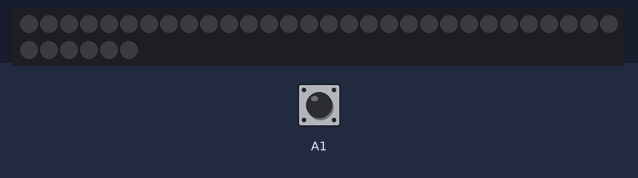
A sketch run on a simulated Arduino Mega 2560, built with avr-gcc and run on an emulated ATmega2560. On the bench: 36 RGB LEDs in strip order, left to right, continuing on the next row. Inputs (shaded band) come from the test bench; at power-on: A1 HIGH. Dim RGB values are drawn brighter than linear; random numbers use the default seed unless the sketch sets one.

Above: at 1.2 s.
1.3 s: A1 pulled LOW for 0.15 s
At 3.2 s:
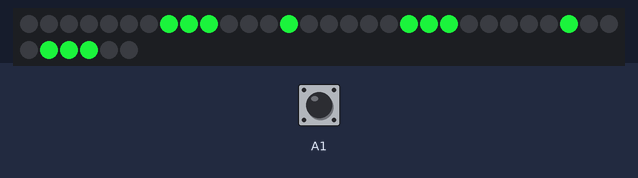
4.3 s: A1 pulled LOW for 3.2 s
At 8.8 s:
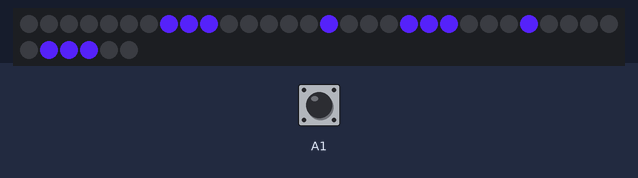
9.0 s: A1 pulled LOW for 1 s
At 11.0 s:
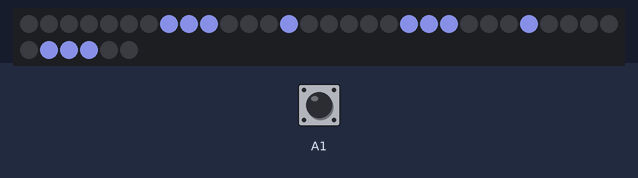
12.0 s: A1 pulled LOW for 0.15 s
At 13.98 s:
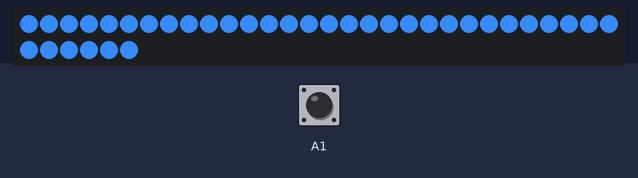
15.0 s: A1 pulled LOW for 3.2 s
At 15.96 s:
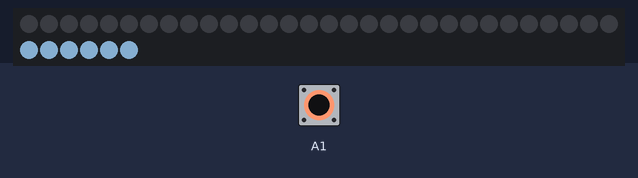
19.7 s: A1 pulled LOW for 0.15 s
At 20.6 s:
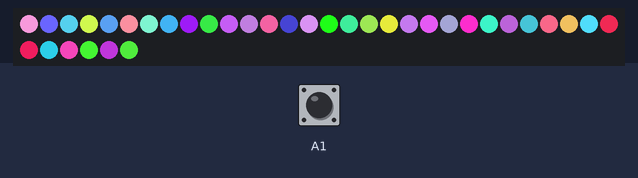

Measured:
- after the input at 1.3 s, the LEDs: first change at once (image 1 shows a later state)
- after the input at 4.3 s, the LEDs: first change at once (image 2 shows a later state)
- after the input at 9.0 s, the LEDs: first change at once (image 3 shows a later state)
- after the input at 12.0 s, the LEDs: first change at once (image 4 shows a later state)
- after the input at 15.0 s, the LEDs: first change at once (image 5 shows a later state)
- after the input at 19.7 s, the LEDs: change at once (image 6)
- what the display in image 5 shows lasts 0.4 s, from 15.8 s to 16.2 s

The sketch:

dice.ino
```cpp
#include "FastLED.h"

/* ********************************************************************************************************
 *  Config
 ******************************************************************************************************** */
#define NUM_LEDS            36
#define DATA_PIN            3
int ANIMATION_DELAY         = 50;

CRGB leds[NUM_LEDS];

/* ********************************************************************************************************
 *    Pin Out
 * ********************************************************************************************************
 *    A1 .................... Button (to GND)
 *    D3 .................... LED Data Line
 *
 * ****************************************************************************************************** */

void setup() {
  pinMode(A1, INPUT_PULLUP);
  FastLED.addLeds<WS2812B, DATA_PIN, GRB>(leds, NUM_LEDS);
}

void loop() {
  if(digitalRead(A1) == 0) {
    runSpin();
  }
}

// ********************************************************************************************************
CRGB randomColor() {
  return CRGB( random(20, 255), random(20, 255), random(20, 255) );
}

void runSpin() {
  // Play a random animation
  switch(random(1, 11)) {
    case 1: spinAnimation1(); break;
    case 2: spinAnimation2(); break;
    case 3: spinAnimation3(); break;
    case 4: spinAnimation4(); break;
    case 5: spinAnimation5(); break;
    case 6: spinAnimation6(); break;
    case 7: spinAnimation7(); break;
    case 8: spinAnimation8(); break;
    case 9: spinAnimation9(); break;
    case 10: spinAnimation10(); break;
    /*
    case 11: spinAnimation11(); break;
    case 12: spinAnimation12(); break;
    case 13: spinAnimation13(); break;
    case 14: spinAnimation14(); break;
    */
    default: spinAnimation1(); break;
  }

  // Render the number
  renderNumber(random(1, 7));

  // Hack for easy debouncing
  delay(75);
}

void clearDisplay() {
  for(int i = 0; i < NUM_LEDS; i++) {
    leds[i] = CRGB(0, 0, 0);
  }
}

void renderNumber(int number) {
  if(number == 1) {
    one();
  }
  else if(number == 2) {
    two();
  }
  else if(number == 3) {
    three();
  }
  else if(number == 4) {
    four();
  }
  else if(number == 5) {
    five();
  }
  else if(number == 6) {
    six();
  }
  else {

  }
}

void one() {
  clearDisplay();
  short pins[] = {33,32,26,20,14,8,9,7};
  colorArray(pins, 8, ANIMATION_DELAY/2, randomColor());

  delay(250);
}

void two() {
  clearDisplay();
  short pins[] = {33,32,31,25,19,20,21,15,9,8,7};
  colorArray(pins, 11, ANIMATION_DELAY/2, randomColor());
}

void three() {
  clearDisplay();
  short pins[] = {33,32,31,25,19,13,7,8,9,20,21};
  colorArray(pins, 11, ANIMATION_DELAY/2, randomColor());
}

void four() {
  clearDisplay();
  short pins[] = {33,27,21,20,19,25,31,13,7};
  colorArray(pins, 9, ANIMATION_DELAY/2, randomColor());
}

void five() {
  clearDisplay();
  short pins[] = {31,32,33,27,21,20,19,13,7,8,9};
  colorArray(pins, 11, ANIMATION_DELAY/2, randomColor());
}

void six() {
  clearDisplay();
  short pins[] = {31,32,33,27,21,20,19,13,7,8,9,15};
  colorArray(pins, 12, ANIMATION_DELAY/2, randomColor());
}

void unknown() {
  clearDisplay();
  leds[0] = CRGB(0, 42, 255);
  leds[5] = CRGB(0, 42, 255);
  leds[7] = CRGB(0, 42, 255);
  leds[10] = CRGB(0, 42, 255);
  leds[14] = CRGB(0, 42, 255);
  leds[15] = CRGB(0, 42, 255);
  leds[20] = CRGB(0, 42, 255);
  leds[21] = CRGB(0, 42, 255);
  leds[25] = CRGB(0, 42, 255);
  leds[28] = CRGB(0, 42, 255);
  leds[30] = CRGB(0, 42, 255);
  leds[35] = CRGB(0, 42, 255);
  FastLED.show();
}

void spinAnimation1() {
  clearDisplay();

  short a[] = {0,2,4,7,9,11,12,14,16,19,21,23,24,26,28,31,33,35};
  colorArray(a, 18, ANIMATION_DELAY, CRGB(125, 66, 241));

  short b[] = {1,3,5,6,8,10,13,15,17,18,20,22,25,27,29,30,32,34};
  colorArray(b, 18, ANIMATION_DELAY, CRGB(241, 237, 66));

  delay(250);
}

void spinAnimation2() {
  clearDisplay();

  short a[] = {35,29,23,17,11,5};
  colorArray(a, 6, ANIMATION_DELAY*2, randomColor());
  delay(75);

  short b[] = {34,28,22,16,10,4};
  colorArray(b, 6, ANIMATION_DELAY*2, randomColor());
  delay(75);

  short c[] = {33,27,21,15,9,3};
  colorArray(c, 6, ANIMATION_DELAY*2, randomColor());
  delay(75);

  short d[] = {32,26,20,14,8,2};
  colorArray(d, 6, ANIMATION_DELAY*2, randomColor());
  delay(75);

  short e[] = {31,25,19,13,7,1};
  colorArray(e, 6, ANIMATION_DELAY*2, randomColor());
  delay(75);

  short f[] = {30,24,18,12,6,0};
  colorArray(f, 6, ANIMATION_DELAY*2, randomColor());

  delay(250);
}

void spinAnimation3() {
  short offset = 0;

  for(short i = 0; i < 6; i++) {
    clearDisplay();
    leds[0 + offset] = randomColor();
    leds[6 + offset] = randomColor();
    leds[12 + offset] = randomColor();
    leds[18 + offset] = randomColor();
    leds[24 + offset] = randomColor();
    leds[30 + offset] = randomColor();
    FastLED.show();
    delay(ANIMATION_DELAY * 3);

    offset ++;
  }

  delay(250);
}

void spinAnimation4() {
  clearDisplay();

  for(short j = 0; j < 6; j++) {
    for(short i = 0; i < NUM_LEDS; i++) {
      leds[i] = randomColor();
    }
    FastLED.show();
    delay(ANIMATION_DELAY * 2);
  }

  delay(250);
}

void spinAnimation5() {
  clearDisplay();

  for(short i = 0; i < NUM_LEDS; i++) {
    leds[i] = randomColor();
    FastLED.show();
    delay(20);
  }

  delay(250);
}

void spinAnimation6() {
  clearDisplay();

  for(short i = 0; i < NUM_LEDS; i++) {
    leds[i] = randomColor();
  }

  FastLED.show();
  delay(50);

  CRGB black = CRGB(0,0,0);
  for(short i = NUM_LEDS; i >= 0; i--) {
    leds[i] = black;
    FastLED.show();
    delay(20);
  }

  delay(250);
}

void spinAnimation7() {
  short offset = 0;

  for(short i = 0; i < 6; i++) {
    clearDisplay();
    CRGB color = CRGB(random(0,255), random(0,255), random(0,255));
    leds[0 + offset] = color;
    leds[1 + offset] = color;
    leds[2 + offset] = color;
    leds[3 + offset] = color;
    leds[4 + offset] = color;
    leds[5 + offset] = color;

    FastLED.show();
    delay(ANIMATION_DELAY * 3);
    offset += 6;
  }

  delay(250);
}

void spinAnimation8() {
  short offset = 0;

  for(short i = 0; i < 6; i++) {
    clearDisplay();
    CRGB color = CRGB(random(0,255), random(0,255), random(0,255));
    leds[35 - offset] = color;
    leds[34 - offset] = color;
    leds[33 - offset] = color;
    leds[32 - offset] = color;
    leds[31 - offset] = color;
    leds[30 - offset] = color;

    FastLED.show();
    delay(ANIMATION_DELAY * 3);
    offset += 6;
  }

  delay(250);
}

void spinAnimation9() {
  clearDisplay();

  short middle[] = {14, 15, 21, 20};
  colorArray(middle, 4, ANIMATION_DELAY, CRGB(255, 0, 0));

  short inner[] = {7,8,9,10,16,22,28,27,26,25,19,13};
  colorArray(inner, 12, ANIMATION_DELAY, CRGB(0, 255, 0));

  short outer[] = {30,24,18,12,6,0,1,2,3,4,5,11,17,23,29,35,34,33,32,31};
  colorArray(outer, 20, ANIMATION_DELAY, CRGB(0, 0, 255));

  delay(250);
}

void spinAnimation10() {
  clearDisplay();

  short middle[] = {30,31,32,33,34,35,29,23,17,11,5,4,3,2,1,0,6,12,18,24,25,26,27,28,22,16,10,9,8,7,13,19,20,21,15,14};
  colorArray(middle, 36, ANIMATION_DELAY, randomColor());

  delay(250);
}

/*
void spinAnimation11() {
  clearDisplay();

  short a[] = {0};
  colorArray(a, 1, 0, randomColor());
  delay(20);

  short b[] = {1,6};
  colorArray(b, 2, 0, randomColor());
  delay(20);

  short c[] = {2,7,12};
  colorArray(c, 3, 0, randomColor());
  delay(20);

  short d[] = {3,8,13,18};
  colorArray(d, 4, 0, randomColor());
  delay(20);

  short e[] = {4,9,14,19,24};
  colorArray(e, 5, 0, randomColor());
  delay(20);

  short f[] = {5,10,15,20,25,30};
  colorArray(f, 6, 0, randomColor());
  delay(20);

  short g[] = {11,16,21,26,31};
  colorArray(g, 5, 0, randomColor());
  delay(20);

  short h[] = {17,22,27,32};
  colorArray(h, 4, 0, randomColor());
  delay(20);

  short i[] = {23,28,33};
  colorArray(i, 3, 0, randomColor());
  delay(20);

  short j[] = {29,34};
  colorArray(j, 2, 0, randomColor());
  delay(20);

  short k[] = {35};
  colorArray(k, 1, 0, randomColor());
  delay(20);

  delay(250);
}

void spinAnimation12() {
  clearDisplay();

  short k[] = {35};
  colorArray(k, 1, 0, randomColor());
  delay(20);

  short j[] = {29,34};
  colorArray(j, 2, 0, randomColor());
  delay(20);

  short i[] = {23,28,33};
  colorArray(i, 3, 0, randomColor());
  delay(20);

  short h[] = {17,22,27,32};
  colorArray(h, 4, 0, randomColor());
  delay(20);

  short g[] = {11,16,21,26,31};
  colorArray(g, 5, 0, randomColor());
  delay(20);

  short f[] = {5,10,15,20,25,30};
  colorArray(f, 6, 0, randomColor());
  delay(20);

  short e[] = {4,9,14,19,24};
  colorArray(e, 5, 0, randomColor());
  delay(20);

  short d[] = {3,8,13,18};
  colorArray(d, 4, 0, randomColor());
  delay(20);

  short c[] = {2,7,12};
  colorArray(c, 3, 0, randomColor());
  delay(20);

  short b[] = {1,6};
  colorArray(b, 2, 0, randomColor());
  delay(20);

  short a[] = {0};
  colorArray(a, 1, 0, randomColor());
  delay(20);

  delay(250);
}

void spinAnimation13() {
  clearDisplay();

  short a[] = {35,29,23,17,11,5,4,3,2,1,0,6,12,18,24,30,31,32,33,34};
  colorArray(a, 20, ANIMATION_DELAY/2, randomColor());
  delay(75);
  short b[] = {21,15,14,20};
  colorArray(b, 4, ANIMATION_DELAY/2, randomColor());

  delay(250);
}

void spinAnimation14() {
  clearDisplay();

  short a[] = {21,15,14,20};
  colorArray(a, 4, ANIMATION_DELAY/2, randomColor());
  delay(75);
  short b[] = {28,27,26,25,19,13,7,8,9,10,16,22};
  CRGB color = randomColor();
  for(short i = 0; i < 12; i++) {
    colorSingle(b[i], ANIMATION_DELAY, color);
  }

  delay(250);
}

*/

void colorArray(short arr[], int arrSize, int animationDelay, CRGB color) {
  for (int i = 0; i < arrSize; i++) {
    leds[arr[i]] = color;
    FastLED.show();
    delay(animationDelay);
  }
}

void colorSingle(short pixel, int animationDelay, CRGB color) {
  leds[pixel] = color;
  FastLED.show();
  delay(animationDelay);
}
```
